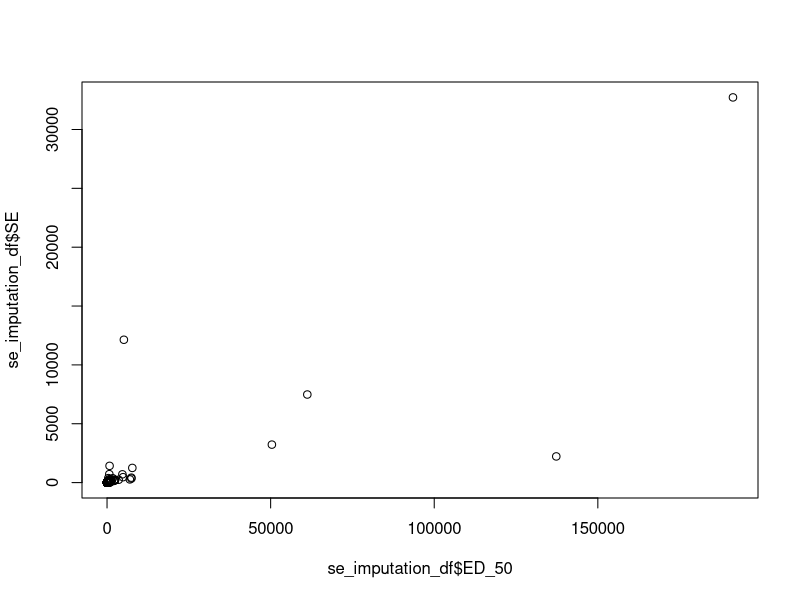
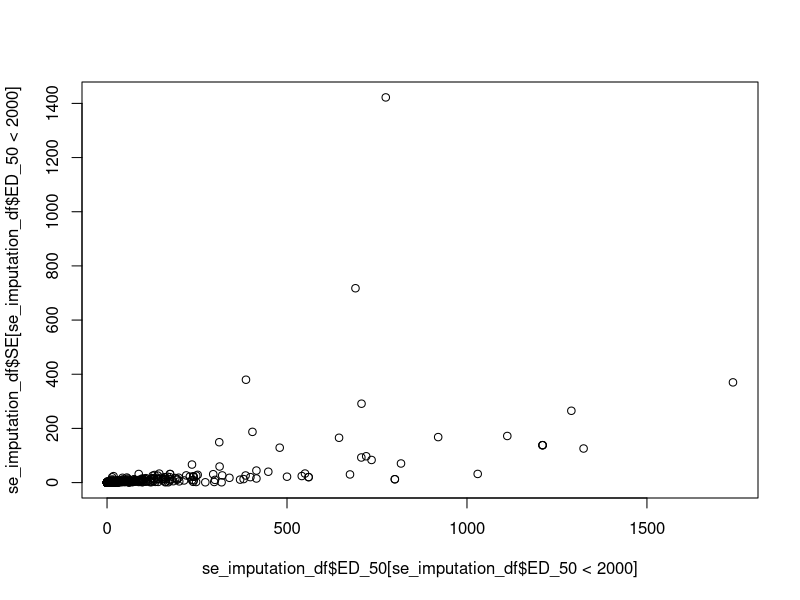
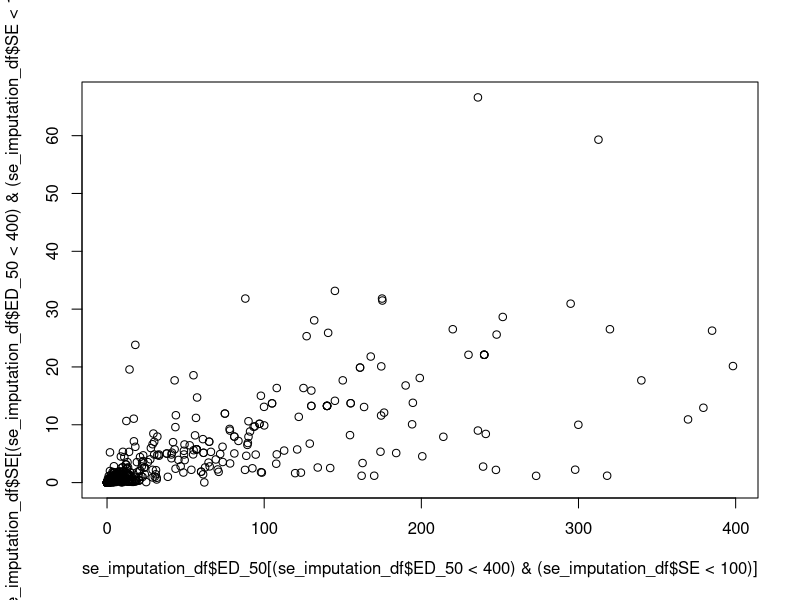
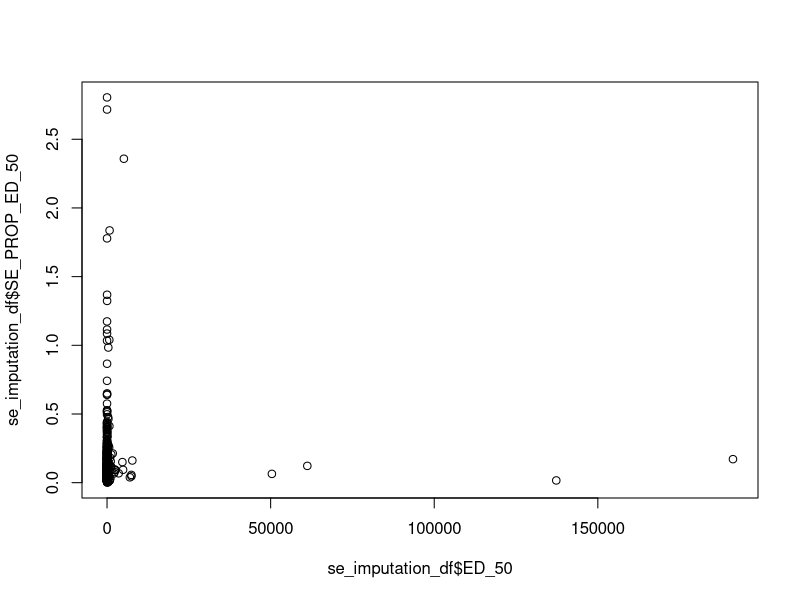
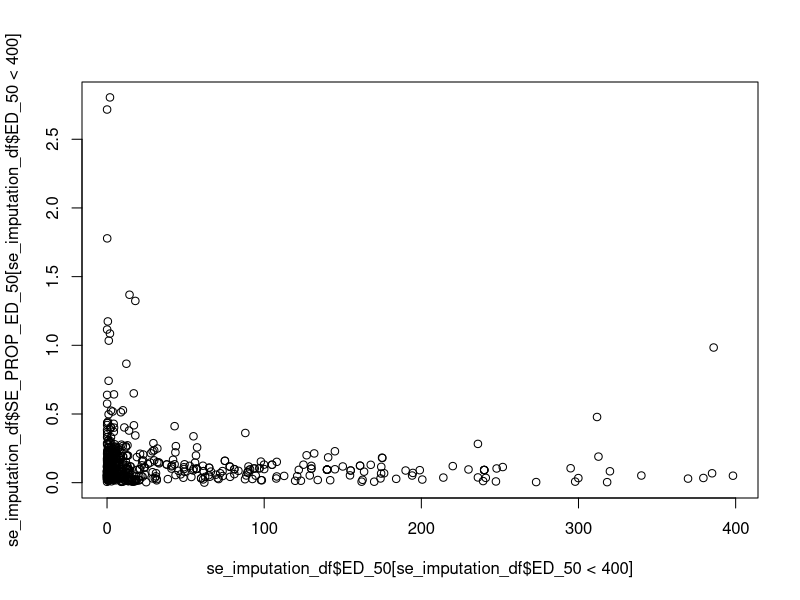
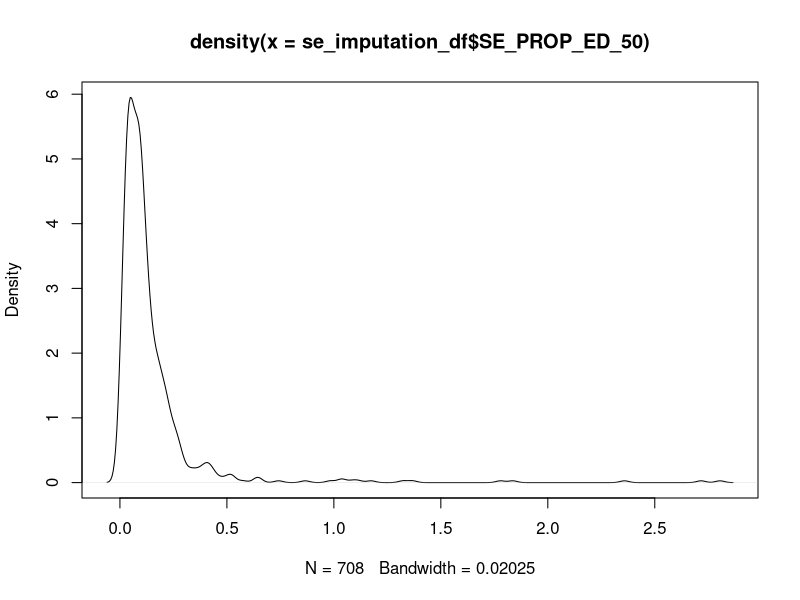
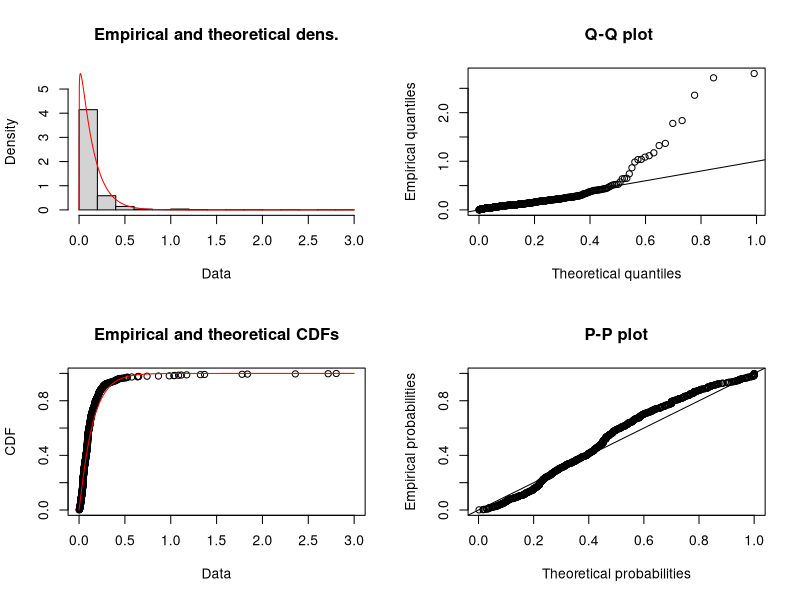

Generate these figures, in order, with R:
## ---- chunk 1
knitr::opts_chunk$set(echo = TRUE)
## ---- chunk 2
extr_data <- read.csv("data_extraction_2x5.csv")

# remove > values for AI and formulation from df
extr_data_filt_ai <- extr_data [-grep(">", extr_data$AI_50), ]
extr_data_filt_ai_form <- extr_data_filt_ai [-grep(">", extr_data_filt_ai$FORM_50), ]

# make AI_50 and FORM_50 numeric
extr_data_filt_ai_form$AI_50 <- as.numeric(extr_data_filt_ai_form$AI_50)
extr_data_filt_ai_form$FORM_50 <- as.numeric(extr_data_filt_ai_form$FORM_50)

# make AI_ERROR_LOWER, AI_ERROR_HIGHER, FORM_ERROR_LOWER and FORM_ERROR_HIGHER numeric
extr_data_filt_ai_form$AI_ERROR_LOWER <- as.numeric(extr_data_filt_ai_form$AI_ERROR_LOWER)
extr_data_filt_ai_form$AI_ERROR_HIGHER <- as.numeric(extr_data_filt_ai_form$AI_ERROR_HIGHER)
extr_data_filt_ai_form$FORM_ERROR_LOWER <- as.numeric(extr_data_filt_ai_form$FORM_ERROR_LOWER)
extr_data_filt_ai_form$FORM_ERROR_HIGHER <- as.numeric(extr_data_filt_ai_form$FORM_ERROR_HIGHER)

# make AI_N_CONTAINER and AI_N_INDIVIDUALS_PER_CONTAINER numeric
extr_data_filt_ai_form$AI_N_CONTAINER <- as.numeric(extr_data_filt_ai_form$AI_N_CONTAINER)
extr_data_filt_ai_form$AI_N_INDIVIDUALS_PER_CONTAINER <- as.numeric(extr_data_filt_ai_form$AI_N_INDIVIDUALS_PER_CONTAINER)

# make FORM_N_CONTAINER and FORM_N_INDIVIDUALS_PER_CONTAINER numeric
extr_data_filt_ai_form$FORM_N_CONTAINER <- as.numeric(extr_data_filt_ai_form$FORM_N_CONTAINER)
extr_data_filt_ai_form$FORM_N_INDIVIDUALS_PER_CONTAINER <- as.numeric(extr_data_filt_ai_form$FORM_N_INDIVIDUALS_PER_CONTAINER)

# do the ai and formulations always both have ci_95 or se?
different_error_type <- extr_data_filt_ai_form [extr_data_filt_ai_form$AI_ERROR_TYPE != extr_data_filt_ai_form$FORM_ERROR_TYPE, ]

# remove these for now
extr_data_filt_ai_form <- extr_data_filt_ai_form [extr_data_filt_ai_form$AI_ERROR_TYPE == extr_data_filt_ai_form$FORM_ERROR_TYPE, ]

# keep just the CI_95 rows
ci_95_rows <- extr_data_filt_ai_form [extr_data_filt_ai_form$AI_ERROR_TYPE == "CI_95", ]

# SE values
SE_rows <- extr_data_filt_ai_form [extr_data_filt_ai_form$AI_ERROR_TYPE == "SE", ]

# for some CIs there were data inputting errors resulting in negative values for the arms.
# if either of the arms are greater than 0, retain

# row removed. This will be excluded from the analysis
ci_95_rows [(ci_95_rows$FORM_ERROR_LOWER <= 0) & (ci_95_rows$FORM_ERROR_HIGHER <= 0), ]

ci_95_rows <- ci_95_rows [(ci_95_rows$AI_ERROR_LOWER > 0) | (ci_95_rows$AI_ERROR_HIGHER > 0), ]
ci_95_rows <- ci_95_rows [(ci_95_rows$FORM_ERROR_LOWER > 0) | (ci_95_rows$FORM_ERROR_HIGHER > 0), ]
## ---- chunk 3
# missing variance df
missing_se <- extr_data [(extr_data$AI_ERROR_TYPE == "n/a") | (extr_data$FORM_ERROR_TYPE == "n/a"), ]

# remove the > signs 
missing_se$AI_50 <- gsub(">", "", missing_se$AI_50)
missing_se$FORM_50 <- gsub(">", "", missing_se$FORM_50)

# make numeric
missing_se$AI_50 <- as.numeric(missing_se$AI_50)
missing_se$FORM_50 <- as.numeric(missing_se$FORM_50)

nrow(missing_se [missing_se$AI_50 > missing_se$FORM_50, ])
nrow(missing_se [missing_se$AI_50 < missing_se$FORM_50, ])
nrow(missing_se [missing_se$AI_50 == missing_se$FORM_50, ])

nrow(missing_se [missing_se$AI_50 > missing_se$FORM_50, ]) / nrow(missing_se)
## ---- chunk 4
with_variance <- extr_data [(extr_data$AI_ERROR_TYPE != "n/a") & (extr_data$FORM_ERROR_TYPE != "n/a"), ]

# remove the row where both CI arms were 0
with_variance <- with_variance [!((with_variance$FORM_ERROR_LOWER <= 0) & (with_variance$FORM_ERROR_HIGHER <= 0)), ]

with_variance$AI_50 <- as.numeric(with_variance$AI_50)
with_variance$FORM_50 <- as.numeric(with_variance$FORM_50)

nrow(with_variance [with_variance$AI_50 > with_variance$FORM_50, ])
nrow(with_variance [with_variance$AI_50 < with_variance$FORM_50, ])
nrow(with_variance [with_variance$AI_50 == with_variance$FORM_50, ])

nrow(with_variance [with_variance$AI_50 > with_variance$FORM_50, ]) / nrow(with_variance)

## ---- chunk 5
# for the AI
AI_biggest_CI_arm <- matrix(0, nrow = nrow(ci_95_rows), ncol = 1)

for (i in 1:nrow(ci_95_rows)) {
  
  if(ci_95_rows$AI_ERROR_LOWER [i] > ci_95_rows$AI_ERROR_HIGHER [i]) {
    
    AI_biggest_CI_arm [i] <- ci_95_rows$AI_ERROR_LOWER [i]
    
  }
  
  else {
    
    AI_biggest_CI_arm [i] <- ci_95_rows$AI_ERROR_HIGHER [i]
    
  }
  

}

ci_95_rows$AI_BIGGEST_CI_ARM <- AI_biggest_CI_arm [, 1]

# add a row for AI_N_INDIVIDUAL
ci_95_rows$AI_N_INDIVIDUAL <- ci_95_rows$AI_N_CONTAINER * ci_95_rows$AI_N_INDIVIDUALS_PER_CONTAINER

# SE calculated using sample size at the individual level.
AI_SE_individual <- matrix(0, nrow = nrow(ci_95_rows), ncol = 1)

for (i in 1:nrow(ci_95_rows)) {
  
  AI_SE_individual [i] <- ci_95_rows$AI_BIGGEST_CI_ARM [i] / -qt(.025, df = ci_95_rows$AI_N_INDIVIDUAL [i] -1)

}

ci_95_rows$AI_SE_INDIVIDUAL <- AI_SE_individual [, 1]

# SE calculated using sample size at the container level.
AI_SE_container <- matrix(0, nrow = nrow(ci_95_rows), ncol = 1)

for (i in 1:nrow(ci_95_rows)) {
  
  AI_SE_container [i] <- ci_95_rows$AI_BIGGEST_CI_ARM [i] / -qt(.025, df = ci_95_rows$AI_N_CONTAINER [i] -1)

}

ci_95_rows$AI_SE_CONTAINER <- AI_SE_container [, 1]

# for the formulation
FORM_biggest_CI_arm <- matrix(0, nrow = nrow(ci_95_rows), ncol = 1)

for (i in 1:nrow(ci_95_rows)) {
  
  if(ci_95_rows$FORM_ERROR_LOWER [i] > ci_95_rows$FORM_ERROR_HIGHER [i]) {
    
    FORM_biggest_CI_arm [i] <- ci_95_rows$FORM_ERROR_LOWER [i]
    
  }
  
  else {
    
    FORM_biggest_CI_arm [i] <- ci_95_rows$FORM_ERROR_HIGHER [i]
    
  }
  

}

ci_95_rows$FORM_BIGGEST_CI_ARM <- FORM_biggest_CI_arm [, 1]

# add a row for FORM_N_INDIVIDUAL
ci_95_rows$FORM_N_INDIVIDUAL <- ci_95_rows$FORM_N_CONTAINER * ci_95_rows$FORM_N_INDIVIDUALS_PER_CONTAINER

# SE calculated using sample size at the individual level.
FORM_SE_individual <- matrix(0, nrow = nrow(ci_95_rows), ncol = 1)

for (i in 1:nrow(ci_95_rows)) {
  
  FORM_SE_individual [i] <- ci_95_rows$FORM_BIGGEST_CI_ARM [i] / -qt(.025, df = ci_95_rows$FORM_N_INDIVIDUAL [i] -1)

}

ci_95_rows$FORM_SE_INDIVIDUAL <- FORM_SE_individual [, 1]

# SE calculated using sample size at the container level.
FORM_SE_container <- matrix(0, nrow = nrow(ci_95_rows), ncol = 1)

for (i in 1:nrow(ci_95_rows)) {
  
  FORM_SE_container [i] <- ci_95_rows$FORM_BIGGEST_CI_ARM [i] / -qt(.025, df = ci_95_rows$FORM_N_CONTAINER [i] -1)

}

ci_95_rows$FORM_SE_CONTAINER <- FORM_SE_container [, 1]
## ---- chunk 6
# average cluster size
ci_95_rows$AVERAGE_CLUSTER_SIZE <- ((ci_95_rows$AI_N_CONTAINER * ci_95_rows$AI_N_INDIVIDUALS_PER_CONTAINER) + (ci_95_rows$FORM_N_CONTAINER * ci_95_rows$FORM_N_INDIVIDUALS_PER_CONTAINER)) / (ci_95_rows$AI_N_CONTAINER + ci_95_rows$FORM_N_CONTAINER) 

# design effect for 0.442 ICC
ci_95_rows$DESIGN_EFFECT_0.442_ICC <- 1 + (ci_95_rows$AVERAGE_CLUSTER_SIZE - 1) * 0.442

# ESS for ai based on 0.442 ICC
ci_95_rows$AI_ESS_0.442_ICC <- ci_95_rows$AI_N_INDIVIDUAL / ci_95_rows$DESIGN_EFFECT_0.442_ICC

# ESS for form based on 0.442 ICC
ci_95_rows$FORM_ESS_0.442_ICC <- ci_95_rows$FORM_N_INDIVIDUAL / ci_95_rows$DESIGN_EFFECT_0.442_ICC

# design effect for 0.046 ICC
ci_95_rows$DESIGN_EFFECT_0.046_ICC <- 1 + (ci_95_rows$AVERAGE_CLUSTER_SIZE - 1) * 0.046

# ESS for ai based on 0.046 ICC
ci_95_rows$AI_ESS_0.046_ICC <- ci_95_rows$AI_N_INDIVIDUAL / ci_95_rows$DESIGN_EFFECT_0.046_ICC 

# ESS for FORM based on 0.046 ICC
ci_95_rows$FORM_ESS_0.046_ICC <- ci_95_rows$FORM_N_INDIVIDUAL / ci_95_rows$DESIGN_EFFECT_0.046_ICC

# FORM SE calculation using ESS (ICC = 0.442)
FORM_SE_ESS_0.442 <- matrix(0, nrow = nrow(ci_95_rows), ncol = 1)

for (i in 1:nrow(ci_95_rows)) {
  
  FORM_SE_ESS_0.442 [i] <- ci_95_rows$FORM_BIGGEST_CI_ARM [i] / -qt(.025, df = ci_95_rows$FORM_ESS_0.442_ICC [i] -1)

}

ci_95_rows$FORM_SE_ESS_0.442 <- FORM_SE_ESS_0.442 [, 1]

# FORM SE calculation using ESS (ICC = 0.046)
FORM_SE_ESS_0.046 <- matrix(0, nrow = nrow(ci_95_rows), ncol = 1)

for (i in 1:nrow(ci_95_rows)) {
  
  FORM_SE_ESS_0.046 [i] <- ci_95_rows$FORM_BIGGEST_CI_ARM [i] / -qt(.025, df = ci_95_rows$FORM_ESS_0.046_ICC [i] -1)

}

ci_95_rows$FORM_SE_ESS_0.046 <- FORM_SE_ESS_0.046 [, 1]

# AI SE calculation using ESS (ICC = 0.442)
AI_SE_ESS_0.442 <- matrix(0, nrow = nrow(ci_95_rows), ncol = 1)

for (i in 1:nrow(ci_95_rows)) {
  
  AI_SE_ESS_0.442 [i] <- ci_95_rows$AI_BIGGEST_CI_ARM [i] / -qt(.025, df = ci_95_rows$AI_ESS_0.442_ICC [i] -1)

}

ci_95_rows$AI_SE_ESS_0.442 <- AI_SE_ESS_0.442 [, 1]

# AI SE calculation using ESS (ICC = 0.046)
AI_SE_ESS_0.046 <- matrix(0, nrow = nrow(ci_95_rows), ncol = 1)

for (i in 1:nrow(ci_95_rows)) {
  
  AI_SE_ESS_0.046 [i] <- ci_95_rows$AI_BIGGEST_CI_ARM [i] / -qt(.025, df = ci_95_rows$AI_ESS_0.046_ICC [i] -1)

}

ci_95_rows$AI_SE_ESS_0.046 <- AI_SE_ESS_0.046 [, 1]
## ---- chunk 7
SE_rows$AI_BIGGEST_CI_ARM <- NA 

SE_rows$AI_N_INDIVIDUAL <- SE_rows$AI_N_CONTAINER * SE_rows$AI_N_INDIVIDUALS_PER_CONTAINER

SE_rows$AI_SE_INDIVIDUAL <- SE_rows$AI_ERROR_LOWER

SE_rows$AI_SE_CONTAINER <- SE_rows$AI_ERROR_LOWER

SE_rows$AVERAGE_CLUSTER_SIZE <- NA

SE_rows$FORM_BIGGEST_CI_ARM <- NA

SE_rows$FORM_N_INDIVIDUAL <- SE_rows$FORM_N_CONTAINER * SE_rows$FORM_N_INDIVIDUALS_PER_CONTAINER

SE_rows$FORM_SE_INDIVIDUAL <- SE_rows$FORM_ERROR_LOWER

SE_rows$FORM_SE_CONTAINER <- SE_rows$FORM_ERROR_LOWER

SE_rows$DESIGN_EFFECT_0.442_ICC <- NA

SE_rows$AI_ESS_0.442_ICC <- NA

SE_rows$FORM_ESS_0.442_ICC <- NA

SE_rows$DESIGN_EFFECT_0.046_ICC <- NA

SE_rows$AI_ESS_0.046_ICC <- NA 

SE_rows$FORM_ESS_0.046_ICC <- NA

SE_rows$FORM_SE_ESS_0.442 <- SE_rows$FORM_ERROR_LOWER

SE_rows$FORM_SE_ESS_0.046 <- SE_rows$FORM_ERROR_LOWER

SE_rows$AI_SE_ESS_0.442 <- SE_rows$AI_ERROR_LOWER
  
SE_rows$AI_SE_ESS_0.046 <- SE_rows$AI_ERROR_LOWER
  
# combine
CI_SE_combined <- rbind(ci_95_rows, SE_rows)
## ---- chunk 8
mixed_error_row <- different_error_type [1, ]

# AI expressed as SE
mixed_error_row$AI_BIGGEST_CI_ARM <- NA

mixed_error_row$AI_N_INDIVIDUAL <- mixed_error_row$AI_N_CONTAINER * mixed_error_row$AI_N_INDIVIDUALS_PER_CONTAINER

mixed_error_row$AI_SE_INDIVIDUAL <- mixed_error_row$AI_ERROR_LOWER

mixed_error_row$AI_SE_CONTAINER <- mixed_error_row$AI_ERROR_LOWER

# FORM expressed as CI. Lower error larger of the two so just manually insert.
mixed_error_row$FORM_BIGGEST_CI_ARM <- NA

mixed_error_row$FORM_N_INDIVIDUAL <- mixed_error_row$FORM_N_CONTAINER * mixed_error_row$FORM_N_INDIVIDUALS_PER_CONTAINER

mixed_error_row$FORM_SE_INDIVIDUAL <- mixed_error_row$FORM_ERROR_LOWER / -qt(.025, df = mixed_error_row$FORM_N_INDIVIDUAL -1)

mixed_error_row$FORM_SE_CONTAINER <- mixed_error_row$FORM_ERROR_LOWER / -qt(.025, df = mixed_error_row$FORM_N_CONTAINER -1)

# average cluster size
mixed_error_row$AVERAGE_CLUSTER_SIZE <- (mixed_error_row$FORM_N_CONTAINER * mixed_error_row$FORM_N_INDIVIDUALS_PER_CONTAINER) / (mixed_error_row$FORM_N_CONTAINER)

# design effect for 0.442 ICC
mixed_error_row$DESIGN_EFFECT_0.442_ICC <- 1 + (mixed_error_row$AVERAGE_CLUSTER_SIZE - 1) * 0.442

# ESS for ai based on 0.442 ICC
mixed_error_row$AI_ESS_0.442_ICC <- NA

# ESS for form based on 0.442 ICC
mixed_error_row$FORM_ESS_0.442_ICC <- mixed_error_row$FORM_N_INDIVIDUAL / mixed_error_row$DESIGN_EFFECT_0.442_ICC

# design effect for 0.046 ICC
mixed_error_row$DESIGN_EFFECT_0.046_ICC <- 1 + (mixed_error_row$AVERAGE_CLUSTER_SIZE - 1) * 0.046

# ESS for ai based on 0.046 ICC
mixed_error_row$AI_ESS_0.046_ICC <- NA 

# ESS for FORM based on 0.046 ICC
mixed_error_row$FORM_ESS_0.046_ICC <- mixed_error_row$FORM_N_INDIVIDUAL / mixed_error_row$DESIGN_EFFECT_0.046_ICC

# FORM SE calculation using ESS (ICC = 0.442)
FORM_SE_ESS_0.442 <- matrix(0, nrow = nrow(mixed_error_row), ncol = 1)

for (i in 1:nrow(mixed_error_row)) {
  
  FORM_SE_ESS_0.442 [i] <- mixed_error_row$FORM_ERROR_LOWER [i] / -qt(.025, df = mixed_error_row$FORM_ESS_0.442_ICC [i] -1)

}

mixed_error_row$FORM_SE_ESS_0.442 <- FORM_SE_ESS_0.442 [, 1]

# FORM SE calculation using ESS (ICC = 0.046)
FORM_SE_ESS_0.046 <- matrix(0, nrow = nrow(mixed_error_row), ncol = 1)

for (i in 1:nrow(mixed_error_row)) {
  
  FORM_SE_ESS_0.046 [i] <- mixed_error_row$FORM_ERROR_LOWER [i] / -qt(.025, df = mixed_error_row$FORM_ESS_0.046_ICC [i] -1)

}

mixed_error_row$FORM_SE_ESS_0.046 <- FORM_SE_ESS_0.046 [, 1]

# AI SE calculation using ESS (ICC = 0.442)
mixed_error_row$AI_SE_ESS_0.442 <- mixed_error_row$AI_ERROR_LOWER

# AI SE calculation using ESS (ICC = 0.046)
mixed_error_row$AI_SE_ESS_0.046 <- mixed_error_row$AI_ERROR_LOWER

# combine
CI_SE_combined <- rbind(CI_SE_combined, mixed_error_row)

# cbind(CI_SE_combined$AI_SE_CONTAINER, CI_SE_combined$AI_SE_ESS_0.442, CI_SE_combined$AI_SE_ESS_0.046, CI_SE_combined$AI_SE_INDIVIDUAL)
# above shows that as sample size gets bigger, the extracted SE gets bigger
## ---- chunk 9
# calculate LRR
CI_SE_combined$LRR <- log(CI_SE_combined$FORM_50/CI_SE_combined$AI_50)

# calculate LRR variance using var(lnRR) = SE_FORM^2/mean_FORM^2 + SE_AI^2/mean_AI^2
# individual SE variance
CI_SE_combined$LRR_VAR_INDIVIDUAL <- (CI_SE_combined$FORM_SE_INDIVIDUAL^2 / CI_SE_combined$FORM_50^2) + (CI_SE_combined$AI_SE_INDIVIDUAL^2 / CI_SE_combined$AI_50^2)

# container SE variance
CI_SE_combined$LRR_VAR_CONTAINER <- (CI_SE_combined$FORM_SE_CONTAINER^2 / CI_SE_combined$FORM_50^2) + (CI_SE_combined$AI_SE_CONTAINER^2 / CI_SE_combined$AI_50^2)

# ICC 0.442 SE variance
CI_SE_combined$LRR_VAR_CONTAINER_0.442 <- (CI_SE_combined$FORM_SE_ESS_0.442^2 / CI_SE_combined$FORM_50^2) + (CI_SE_combined$AI_SE_ESS_0.442^2 / CI_SE_combined$AI_50^2)

# ICC 0.046 SE variance
CI_SE_combined$LRR_VAR_CONTAINER_0.046 <- (CI_SE_combined$FORM_SE_ESS_0.046^2 / CI_SE_combined$FORM_50^2) + (CI_SE_combined$AI_SE_ESS_0.046^2 / CI_SE_combined$AI_50^2)
## ---- chunk 10
# variance from big to small
cbind(CI_SE_combined$LRR_VAR_INDIVIDUAL, CI_SE_combined$LRR_VAR_CONTAINER_0.046, CI_SE_combined$LRR_VAR_CONTAINER_0.442, CI_SE_combined$LRR_VAR_CONTAINER)

# this effect size has a very small variance because it has a sample size of 2. This made the t-dis value very large, making the SE small
# in turn making the variance small.
CI_SE_combined [87, ]

# here the quoted CI was massive, so the SE is as well.
CI_SE_combined [221, ]

# sample size was 2
CI_SE_combined [(CI_SE_combined$AI_N_INDIVIDUAL == 2) & (CI_SE_combined$FORM_N_INDIVIDUAL == 2), ]
## ---- chunk 11
CI_SE_combined_clean <- CI_SE_combined [ , c(1,2,3,5,8,12,14,17,22,23,24,26,27,28,29,30,31,32,33,35:45,48,49,4,51,52,68,67,53,13,55,56,66,65,57,69:73)]

CI_SE_combined_clean <- CI_SE_combined_clean [, c(1,2,10,18,9,3:8,11:17,19:46,49,48,47)]
## ---- chunk 12
write.csv(CI_SE_combined_clean, "lrr_vi.csv", row.names = FALSE)

write.csv(CI_SE_combined, "lrr_vi_full.csv", row.names = FALSE)

write.csv(missing_se, "missing_se.csv", row.names = FALSE)
## ---- chunk 13
# look at the CI_SE_combined ranked by Vi
head(CI_SE_combined [order(CI_SE_combined$LRR_VAR_INDIVIDUAL), ], n = 20)
## ---- chunk 14
# remove 6 effect sizes with LRR_VAR_INDIVIDUAL > 10
CI_SE_combined <- CI_SE_combined [CI_SE_combined$LRR_VAR_INDIVIDUAL < 10, ]

# ai and form with SE
se_imputation_df_ai <- cbind.data.frame(DATA_ID = CI_SE_combined$DATA_ID, ED_50 = CI_SE_combined$AI_50, SE = CI_SE_combined$AI_SE_INDIVIDUAL, FORM_AI = "AI")
se_imputation_df_form <- cbind.data.frame(DATA_ID = CI_SE_combined$DATA_ID, ED_50 = CI_SE_combined$FORM_50, SE = CI_SE_combined$FORM_SE_INDIVIDUAL, FORM_AI = "FORM")

# combine
se_imputation_df <- rbind.data.frame(se_imputation_df_ai, se_imputation_df_form)

se_imputation_df$FORM_AI <- as.factor(se_imputation_df$FORM_AI)

# plot mean vs se. SE increases with ED_50?
plot(se_imputation_df$SE ~ se_imputation_df$ED_50)

# zoom in
plot(se_imputation_df$SE [se_imputation_df$ED_50 < 2000] ~ se_imputation_df$ED_50 [se_imputation_df$ED_50 < 2000])

# zoom in
plot(se_imputation_df$SE [(se_imputation_df$ED_50 < 400) & (se_imputation_df$SE < 100)] ~ se_imputation_df$ED_50 [(se_imputation_df$ED_50 < 400) & (se_imputation_df$SE < 100)])

# relationship seems to hold.

# for the ED50s where I'm imputing their SE they will have large mean values. Therefore, they will be expected to have bigger SE?

# express se as a proportion of ed50. This controls for the large range of ED50 values and SE getting larger with ED50
# for se/ed50
# this would make it unitless too (so the non-equivalent units would not matter)
se_imputation_df$SE_PROP_ED_50 <- se_imputation_df$SE / se_imputation_df$ED_50

# plot this proportion against the ED_50
plot(se_imputation_df$SE_PROP_ED_50 ~ se_imputation_df$ED_50)

# positive relationship seems to have disappeared
plot(se_imputation_df$SE_PROP_ED_50 [se_imputation_df$ED_50 < 400] ~ se_imputation_df$ED_50 [se_imputation_df$ED_50 < 400])

# se as a proportion of mean distribution
plot(density(se_imputation_df$SE_PROP_ED_50))

# estimate the distribution the SE_PROP_ED_50 follows instead of se?
# fit a gamma distribution to the data
library(fitdistrplus)

# for < 1 add [se_imputation_df$SE_PROP_ED_50 < 1]
SE_PROP_ED_50_gamma <- fitdist(se_imputation_df$SE_PROP_ED_50,
               distr = "gamma",
               method = "mle")

summary(SE_PROP_ED_50_gamma)

# the > 1 values result in the odd qqplot.
plot(SE_PROP_ED_50_gamma)

SE_PROP_ED_50_gamma_imputation <- rgamma(n = 118, shape = SE_PROP_ED_50_gamma$estimate [[1]], rate = SE_PROP_ED_50_gamma$estimate [[2]])

min(SE_PROP_ED_50_gamma_imputation)
max(SE_PROP_ED_50_gamma_imputation)

# how many SEs do I need to impute in total? 118
nrow(rbind.data.frame(missing_se [missing_se$AI_ERROR_TYPE == "n/a", ], missing_se [missing_se$FORM_ERROR_TYPE == "n/a", ]))
